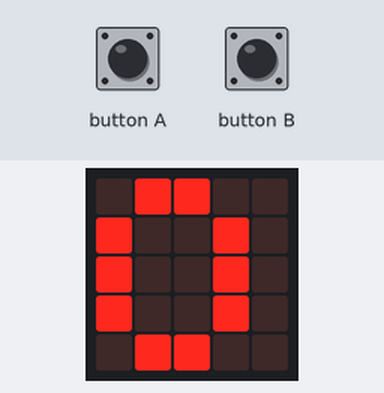
Recording of a program running on a simulated BBC micro:bit (MakeCode). Parts: the board's 5×5 LED display. Inputs (shaded band) come from the test bench.

Above: at 1.9 s.
2.0 s: button A pressed for 0.15 s
At 2.4 s:
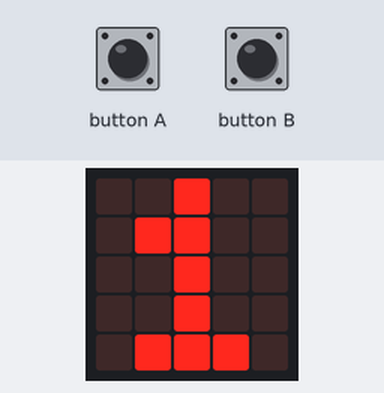
3.6 s: button A pressed for 0.15 s
At 4.9 s:
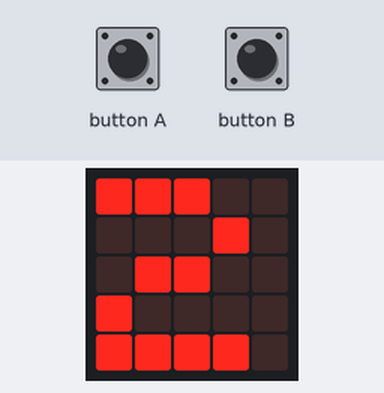
Timing chart, 0 to 6.6 s (numbered marks = the images above; inputs shaded):
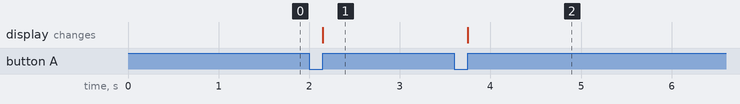

The program:

main.ts
```typescript
let number = 0
basic.showNumber(number)
input.onButtonPressed(Button.A, function on_button_pressed_a() {
    if (number < 9) {

        number += 1
        basic.showNumber(number)
    }

})
input.onButtonPressed(Button.B, function on_button_pressed_b() {
    if (number > 0) {

        number -= 1
        basic.showNumber(number)
    }

})
```

test.ts
```typescript
// les tests vont ici ; cela ne sera pas compilé si ce paquet est utilisé en tant qu'extension.
```

Measured:
- after the input at 2.0 s, the display: changes after 0.15 s (image 1)
- after the input at 3.6 s, the display: changes after 0.15 s (image 2)
